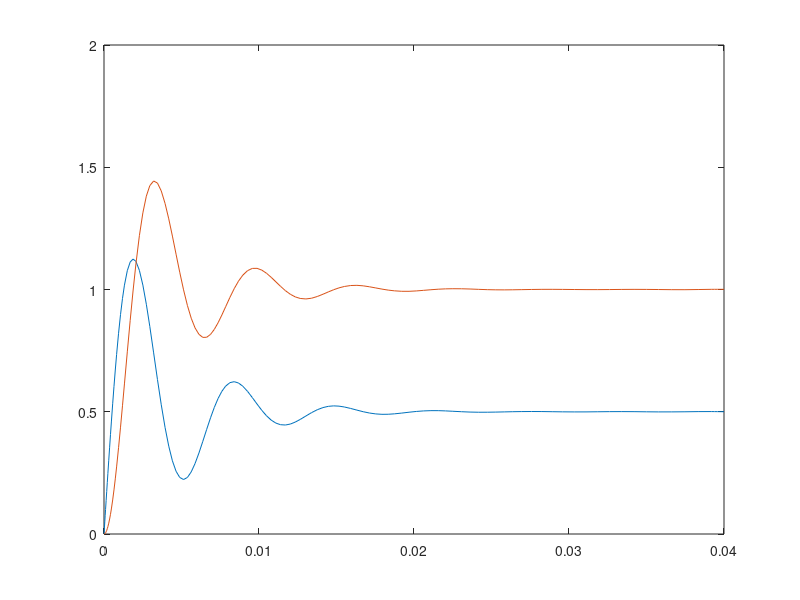
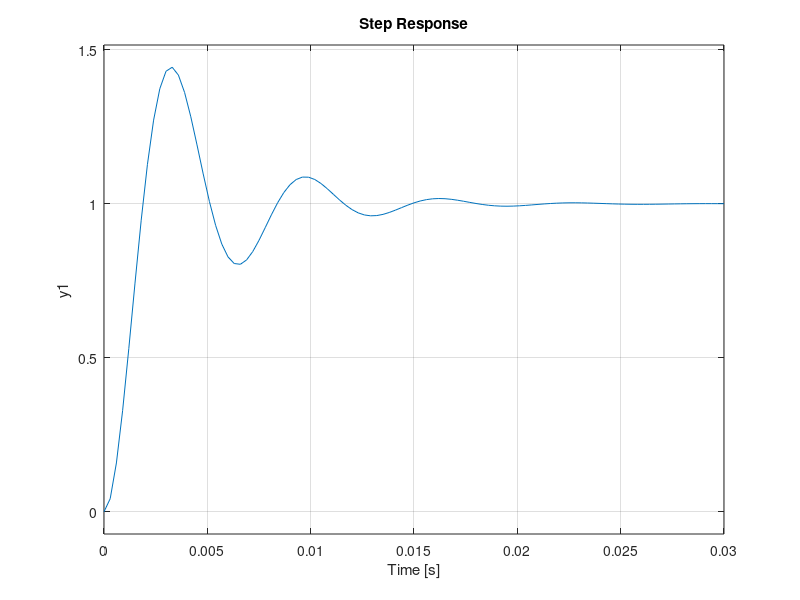
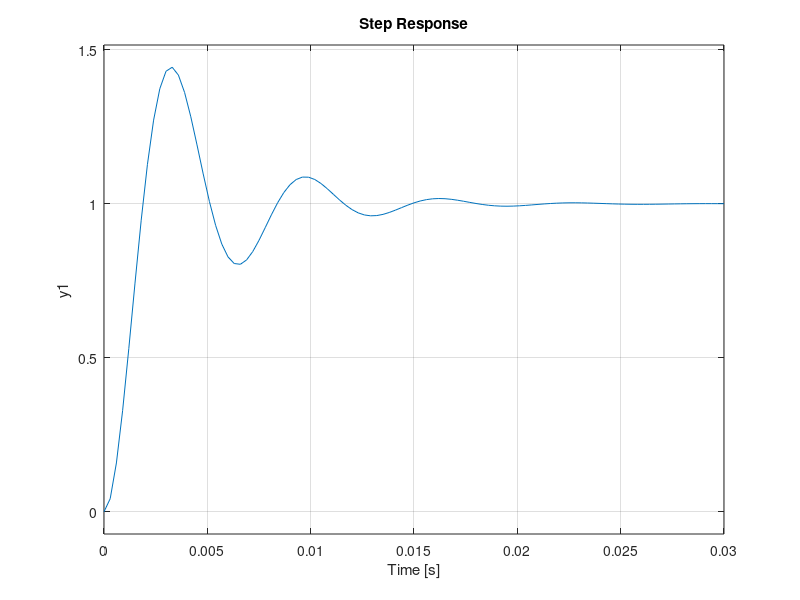

Write the MATLAB code that produced these figures, in order.
% Trey Fortmuller
% Lab 1

% constants or our RLC circuit
R = 2;
L = 1e-3;
c = 1e-3;

V = 1;

% numerically solving the ODEs
A = [0, (-1/L); (1/c), (-1/(c*R))];
B = [(1/L); 0];

RLCdynamics = @(t, x) A*(x) + B;

tspan = [0, 4e-2];
x0 = [0; 0];

[t,x] = ode45(RLCdynamics,tspan,x0);

figure(1);
plot(t, x(:,1), t, x(:,2));

% creating the state space model
C = [0, 1];
D = 0;

figure(2);
RLCss = ss(A,B,C,D);
step(RLCss);

% create a transfer function model
num = 1;
den = [L*c, L/R, 1];
RLCtf = tf(num, den);

figure(3);
step(RLCtf)












